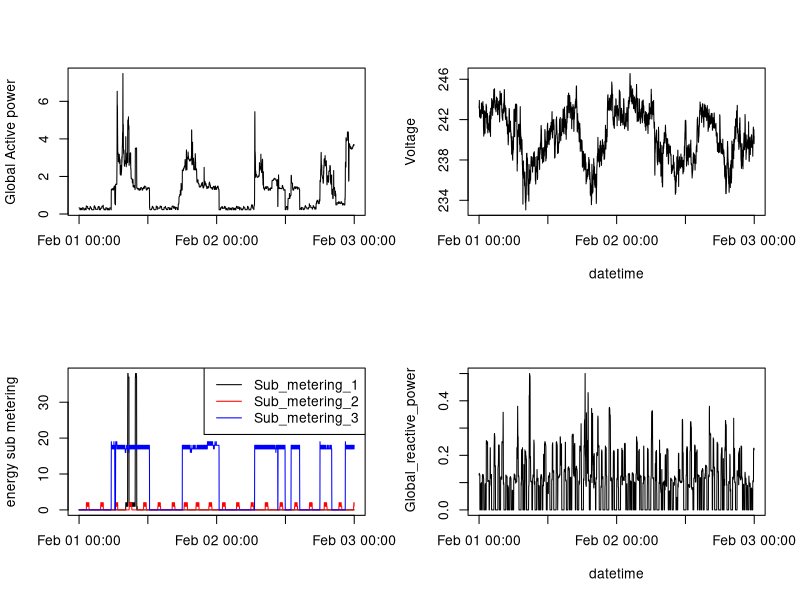

Reproduce this figure in R.
setwd("~/Desktop/Coursera4/WEEK 1/Project")
dat <- read.csv("data.csv")
head(dat)
dat$Date <- strptime(dat$Date, "%Y-%m-%d %H:%M:%S")
png(file = "plot4.png", width = 480, height = 480)
par(mfrow = c(2, 2))
plot(dat$Date, dat$Global_active_power, type = "l", ylab = "Global Active power",
     xlab = "")
plot(dat$Date, dat$Voltage, xlab = "datetime", ylab = "Voltage", type = "l", yaxt = "n")
axis(side = 2, at = c(234, 238, 242, 246))
plot(dat$Date, dat$Sub_metering_1, type = "l", xlab = "", 
     ylab = "energy sub metering")
lines(dat$Date, dat$Sub_metering_2, type = "l", col = "red")
lines(dat$Date, dat$Sub_metering_3, type = "l", col = "blue")
legend("topright", lty = 1, col = c("black", "red", "blue"), 
       legend = c("Sub_metering_1", "Sub_metering_2", "Sub_metering_3"))
plot(dat$Date, dat$Global_reactive_power, xlab = "datetime", ylab = " Global_reactive_power", type = "l")
dev.off()


